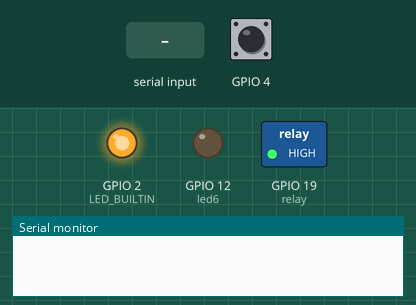
A sketch run on a simulated ESP32. Shown: switched loads named in the sketch (green lamp = pin HIGH), output pins drawn as LEDs (lit = HIGH), the last lines printed to the serial monitor. Dashed ring = blinking. The inputs (shaded band) are chosen by the test bench; at power-on: GPIO 4 HIGH. Nothing arrives over Bluetooth unless stated.

Above: at 0.1 s.
At 1.3 s:
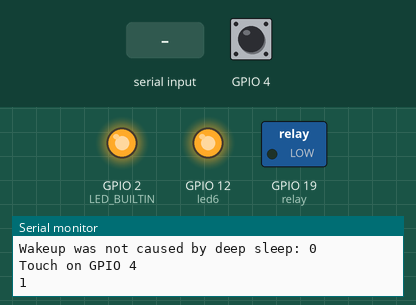
1.4 s: "1;90;45\n" received over the second serial link
At 5.2 s:
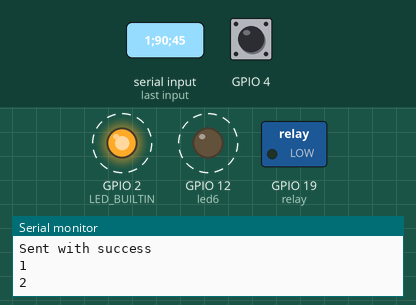
Timing chart, 0 to 13.4 s (numbered marks = the images above; inputs shaded):
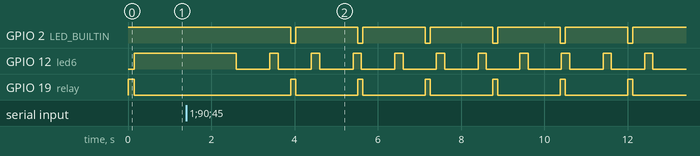

The sketch:

master-left.ino
```cpp
/*
  Mentions of documentations used: https://RandomNerdTutorials.com/esp-now-esp32-arduino-ide/
*/
#define Threshold 105 /* Greater the value, more the sensitivity */
#define relay  19 //built in LED 22 lolin

//bool autoOffFlag = 0;
int autoOffCounter = 0;
int autoOffValue = 90; //Segundos.

//RTC_DATA_ATTR int bootCount = 0;
touch_pad_t touchPin;

#include "BluetoothSerial.h"
#include "CThreadsLib.h"

int timeOn = 0;
int timeOff = 0;
int stepDelay = 30;

const int led6 = 12; //Red blinking LED

#if !defined(CONFIG_BT_ENABLED) || !defined(CONFIG_BLUEDROID_ENABLED)
#error Bluetooth is not enabled! Please run `make menuconfig` to and enable it
#endif

BluetoothSerial SerialBT;


#include <esp_now.h>
#include <WiFi.h>

// REPLACE WITH YOUR RECEIVER MAC Address
uint8_t broadcastAddress[] = {0xC4, 0x4F, 0x33, 0x6B, 0xF4, 0x69};
//{0x80, 0x7D, 0x3A, 0xC5, 0x3A, 0x9C};

//esp32 jorge
//C4:4F:33:6B:F4:69

// Structure to send data
// Must match the receiver structure
typedef struct struct_message {
  //  char a[32];
  int b;
  int c;
  //  String d;
  //  bool e;
} struct_message;

// Create a struct_message called myData
struct_message myData;

// callback when data is sent
void OnDataSent(const uint8_t *mac_addr, esp_now_send_status_t status) {
  //Serial.print("\r\nLast Packet Send Status:\t");
  //Serial.println(status == ESP_NOW_SEND_SUCCESS ? "Delivery Success" : "Delivery Fail");
}


//*************************************************

int driveOutput() {
  //...
  // Inicio del thread
  CThreadBegin();

  // bucle infinito del thread
  while (1) {

    if (timeOn == 0) {
      digitalWrite(relay, LOW);
      digitalWrite(LED_BUILTIN, HIGH);
      //Serial.println("OFF");
      break;
    }

    if (timeOff == 0) {
      digitalWrite(relay, LOW);
      digitalWrite(LED_BUILTIN, HIGH);
      //Serial.println("ON");
      break;
    }


    //getTime(); // No hace falta que lo haga acá si lo hago en el loop.
    digitalWrite(relay, LOW);
    digitalWrite(LED_BUILTIN, HIGH);
    // Serial.print("Apagado   "); Serial.print(ciclo); Serial.print(" "); Serial.println(timeOff);
    CThreadSleep(timeOff);

    //getTime(); // No hace falta que lo haga acá si lo hago en el loop.
    digitalWrite(relay, HIGH);
    digitalWrite(LED_BUILTIN, LOW);
    // Serial.print("Encendido "); Serial.print(ciclo); Serial.print(" "); Serial.println(timeOn);
    CThreadSleep(timeOn);


  }

  // fin del thread
  CThreadEnd();
}

//*************************************************


void setup() {
  pinMode(LED_BUILTIN, OUTPUT);
  digitalWrite(LED_BUILTIN, HIGH);

  pinMode(relay, OUTPUT);
  digitalWrite(relay,HIGH);
  delay(150);
  digitalWrite(relay,LOW);

  myData.b = -1;

  pinMode(led6, OUTPUT);
  //digitalWrite(led6, LOW);
  digitalWrite(led6, HIGH);


   // Init Serial Monitor
  Serial.begin(19200);
  SerialBT.begin("AI-Bracelet"); //Bluetooth device name

  //Print the wakeup reason for ESP32 and touchpad too
  print_wakeup_reason();
  print_wakeup_touchpad();


  //Setup interrupt on Touch Pad 3 (GPIO15)
  touchAttachInterrupt(T0, callback, Threshold);

  //Configure Touchpad as wakeup source
  esp_sleep_enable_touchpad_wakeup();

  // Set device as a Wi-Fi Station
  WiFi.mode(WIFI_STA);

  // Init ESP-NOW
  if (esp_now_init() != ESP_OK) {
    Serial.println("Error initializing ESP-NOW");
    return;
  }

  // Once ESPNow is successfully Init, we will register for Send CB to
  // get the status of Trasnmitted packet
  esp_now_register_send_cb(OnDataSent);

  // Register peer
  esp_now_peer_info_t peerInfo;
  memcpy(peerInfo.peer_addr, broadcastAddress, 6);
  peerInfo.channel = 0;
  peerInfo.encrypt = false;

  // Add peer
  if (esp_now_add_peer(&peerInfo) != ESP_OK) {
    Serial.println("Failed to add peer");
    return;
  }
}

void loop() {

  getBT();
  driveOutput();

      if(myData.b == -1){
      autoOffSleep();}else{
      autoOffSleepBlink();}

  turnLight();

}


void getBT() {
  while (SerialBT.available() > 0) {

    // look for the next valid integer in the incoming serial stream:
    myData.b = SerialBT.parseInt();
    // do it again:
    myData.c = SerialBT.parseInt();

    // look for the newline. That's the end of your sentence:
    if (SerialBT.read() == ';') {
      Serial.print(myData.b);
      Serial.print(",");
      Serial.println(myData.c);
      // Send message via ESP-NOW
      esp_err_t result = esp_now_send(broadcastAddress, (uint8_t *) &myData, sizeof(myData));

      if (result == ESP_OK) {
        Serial.println("Sent with success");
      }
      else {
        Serial.println("Error sending the data");
      }

      autoOffCounter = 0;
      valueMap();

    } //Cuando termina de entrar la data
  }

}


void valueMap() {

  if (myData.b == 0) {
    timeOn = 0;
    timeOff = 0;
  }

  if (myData.b == 1) {
    timeOn = 120;
    timeOff = 1500;
  }

  if (myData.b == 2) {
    timeOn = 150;
    timeOff = 600;
  }

  if (myData.b == 3) {
    timeOn = 200;
    timeOff = 200;

  }

  if (myData.b == 6) {

    for(int k = 0 ; k < 4 ; k++){
      digitalWrite(led6, HIGH);
      delay(150);
      digitalWrite(led6,LOW);
      delay(150);
      }
    esp_deep_sleep_start();
    Serial.println("This will never be printed");

  }

}


/*
  Method to print the reason by which ESP32
  has been awaken from sleep
*/
void print_wakeup_reason() {
  esp_sleep_wakeup_cause_t wakeup_reason;

  wakeup_reason = esp_sleep_get_wakeup_cause();

  switch (wakeup_reason)
  {
    case ESP_SLEEP_WAKEUP_EXT0 : Serial.println("Wakeup caused by external signal using RTC_IO"); break;
    case ESP_SLEEP_WAKEUP_EXT1 : Serial.println("Wakeup caused by external signal using RTC_CNTL"); break;
    case ESP_SLEEP_WAKEUP_TIMER : Serial.println("Wakeup caused by timer"); break;
    case ESP_SLEEP_WAKEUP_TOUCHPAD : Serial.println("Wakeup caused by touchpad"); break;
    case ESP_SLEEP_WAKEUP_ULP : Serial.println("Wakeup caused by ULP program"); break;
    default : Serial.printf("Wakeup was not caused by deep sleep: %d\n", wakeup_reason); break;
  }
}

/*
  Method to print the touchpad by which ESP32
  has been awaken from sleep
*/
void print_wakeup_touchpad() {
  touchPin = esp_sleep_get_touchpad_wakeup_status();

  switch (touchPin)
  {
    case 0  : Serial.println("Touch on GPIO 4"); break;
    case 1  : Serial.println("Touch on GPIO 33"); break;
    //  case 9  : Serial.println("Touch on GPIO 32"); break;

    default : Serial.println("Wakeup not by touchpad"); break;
  }

}

void callback() {

  /*//placeholder callback function
 digitalWrite(relay, HIGH);
 delay(200);
 digitalWrite(relay, LOW);
*/

}
```

CThreadsLib.h
```cpp
// ------------------------------------------------------------------------------------------------------
// Libreria de Threads Cooperativos.
//
// Version: 1.1
// Ultima modificacion: 18-08-2018
// Marcos M. Correas - TRCOM - http://www.trcom.com.ar
// ------------------------------------------------------------------------------------------------------

#ifndef CThreads_h
#define CThreads_h

#define CThreadBegin()       static int __statusThread=0; static unsigned long __timerThread; switch(__statusThread) { case 0:

// Espera mientras la condicion se cumpla
#define CThreadWaitWhile(c)  __statusThread = __LINE__; case __LINE__: \
                            if((c)) return 2

// Duerme el thread por X milisegundos
#define CThreadSleep(c)      __timerThread = millis(); __statusThread = __LINE__; case __LINE__: \
                            if((millis() - __timerThread) < c) return 2

// Lanza otro thread y espera su finalizacion
#define CThreadWaitFor(thread)  __statusThread = __LINE__; case __LINE__: \
                            if((thread != 0)) return 2

// Libera el procesador, para ejecutar otro thread.
#define CThreadYield()    __statusThread = __LINE__; return 2; case __LINE__:

// Termina el thread
#define CThreadFinish()     __statusThread = 0; return 0

#define CThreadEnd()        } __statusThread = 0; return 0

#endif
```

TurnLightsDriving.ino
```cpp
int turnLight() {
  //...
  // Inicio del thread
  CThreadBegin();

  // bucle infinito del thread
  while(1){

if(myData.b !=3){


//Serial.println("OFF");
break;
}

if(myData.b == 3){
    //getTime(); // No hace falta que lo haga acá si lo hago en el loop.

     // Serial.print("Apagado   "); Serial.print(ciclo); Serial.print(" "); Serial.println(timeOff);
    CThreadSleep(300);

    //getTime(); // No hace falta que lo haga acá si lo hago en el loop.

     // Serial.print("Encendido "); Serial.print(ciclo); Serial.print(" "); Serial.println(timeOn);
    CThreadSleep(600);
  }

  }

  // fin del thread
  CThreadEnd();
}
```

autoOff.ino
```cpp
// int autoOffcounter = 0;
// int autoOffValue = 10; //Segundos.

int autoOffSleep() {
  //...
  // Inicio del thread
  CThreadBegin();

  // bucle infinito del thread
  while (1) {

    //digitalWrite(led6, HIGH);
    CThreadSleep(200);
    //digitalWrite(led6, LOW);
    CThreadSleep(800); //200+800=1000mS
    autoOffCounter++;
    Serial.println(autoOffCounter);


    if (autoOffCounter == autoOffValue){
      digitalWrite(led6, LOW);
      esp_deep_sleep_start();
    }

     }

  // fin del thread
  CThreadEnd();
}

int autoOffSleepBlink() {
  //...
  // Inicio del thread
  CThreadBegin();

  // bucle infinito del thread
  while (1) {

    digitalWrite(led6, HIGH);
    CThreadSleep(200);
    digitalWrite(led6, LOW);
    CThreadSleep(800); //200+800=1000mS
    autoOffCounter++;
    Serial.println(autoOffCounter);


    if (autoOffCounter == autoOffValue)
    esp_deep_sleep_start();

  }

  // fin del thread
  CThreadEnd();
}
```

Measured:
- after the input at 1.4 s, GPIO 2 (LED_BUILTIN): alternates HIGH for 1.5 s and LOW for 0.12 s, starting after 2.5 s; GPIO 12 (led6): alternates HIGH for 0.20 s and LOW for 0.80 s, starting after 1.2 s; GPIO 19 (relay): alternates HIGH for 0.12 s and LOW for 1.5 s, starting after 2.5 s
